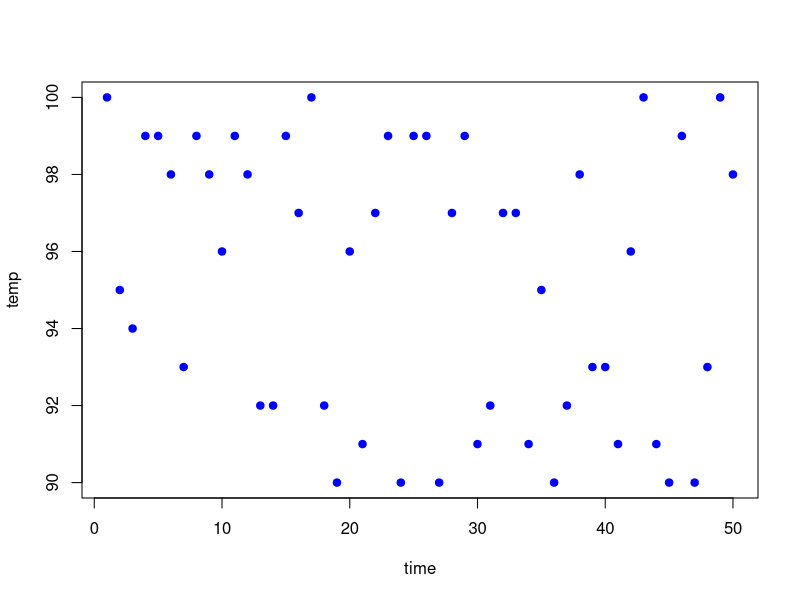

Write the R code that produced this figure.
# A practical tutorial on PEP 8 guidelines
# Casey Hansen, PhD
# BIO247/BIO100 - Introduction to Bioinformatics
# Last Updated August 2024

# First, create some dummy data

# time data, 1 to 50
time <- c(1:50)

# temperature data, generate 50 random numbers between 90 and 100
temp <- sample(90.0:100.0, 50, replace = TRUE)

#plot the data to observe temperature over time
# set markers to blue for easier visualization, pch = 19 for solid
plot(time, temp, col = 'blue', pch = 19)
